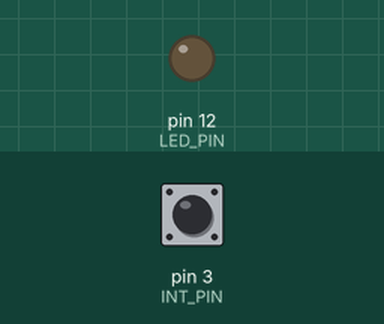
Simulated run of this sketch. Board: Arduino Uno, built with avr-gcc and run on an emulated ATmega328P. Parts: output pins drawn as LEDs (lit = HIGH). The inputs (shaded band) are chosen by the test bench; at power-on: pin 3 (INT_PIN) HIGH.

Above: at 1.2 s.
1.3 s: pin 3 (INT_PIN) pulled LOW for 0.15 s
At 2.0 s:
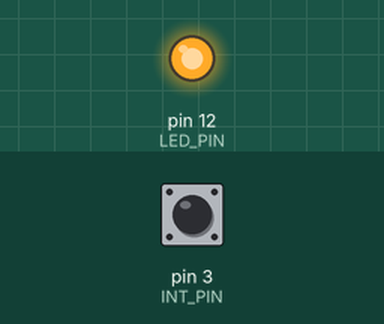
Timing chart, 0 to 4.3 s (numbered marks = the images above; inputs shaded):
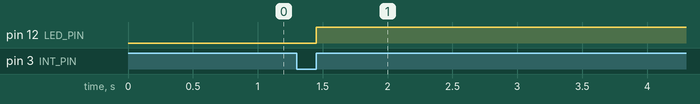

Measured:
- after the input at 1.3 s, pin 12 (LED_PIN): LOW → HIGH after 0.15 s

The sketch:

9.2.ino
```cpp
#define LED_PIN 12
#define INT_PIN 3
volatile int x = 1;

int CalOCR(double freq, long prescaler)
{
  const long CLK_FREQ = 16000000;
  return (CLK_FREQ/(freq*prescaler))-1.0;
}

void setup()
{
  pinMode(LED_PIN, OUTPUT);
  pinMode(INT_PIN, INPUT_PULLUP);

  noInterrupts();
  TCCR1A = 0;
  TCCR1B = 0;
  TCNT1 = 0;
  OCR1A = CalOCR(1, 1024);
  TCCR1B |= (1<<WGM12);
  TCCR1B |= (1<<CS12)|(1<<CS10);
  TIMSK1 |= (1<<OCIE1A);
  interrupts();

  attachInterrupt(digitalPinToInterrupt(INT_PIN),Button,RISING);
}

void Button()
{
  digitalWrite(LED_PIN,HIGH);
  x = x>= 3 ? 1:x+1;
  OCR1A = CalOCR(1.0/(double)(x), 1024);
}

ISR(TIMER1_COMPA_vect)
{
  PORTB ^= (1<<5);
}

void loop()
{
  delay(1000);
}
```
